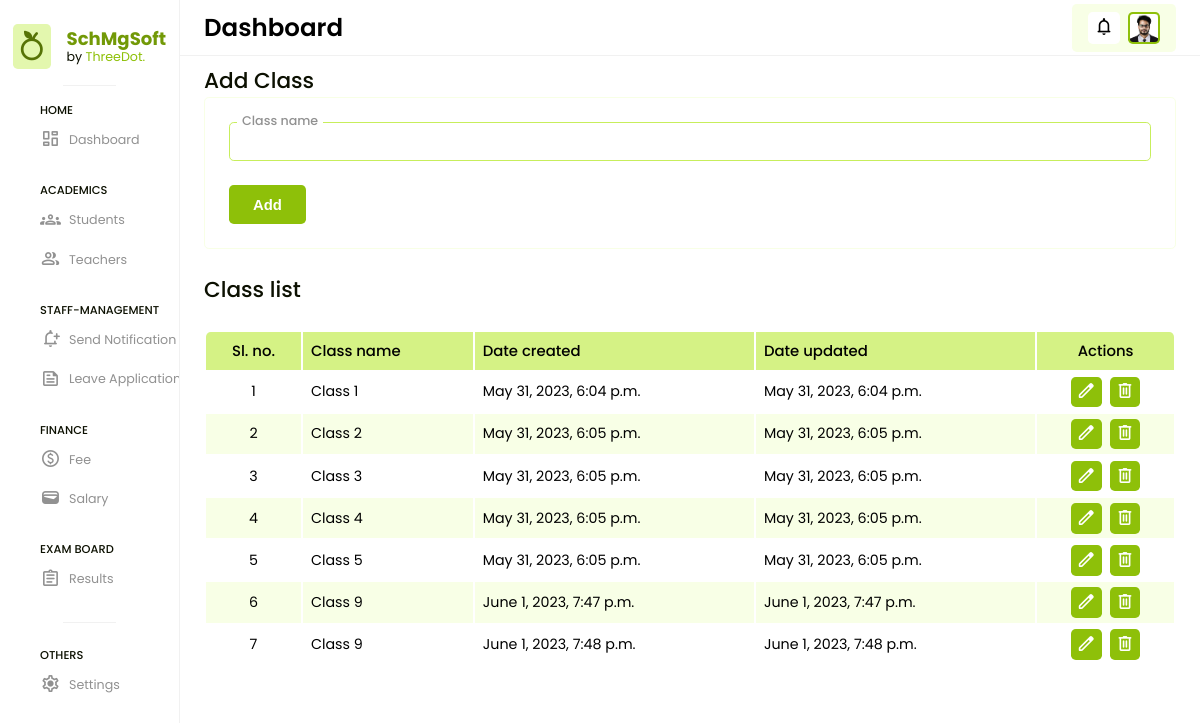
Before: /management/class/add (signed in) with the older database file.
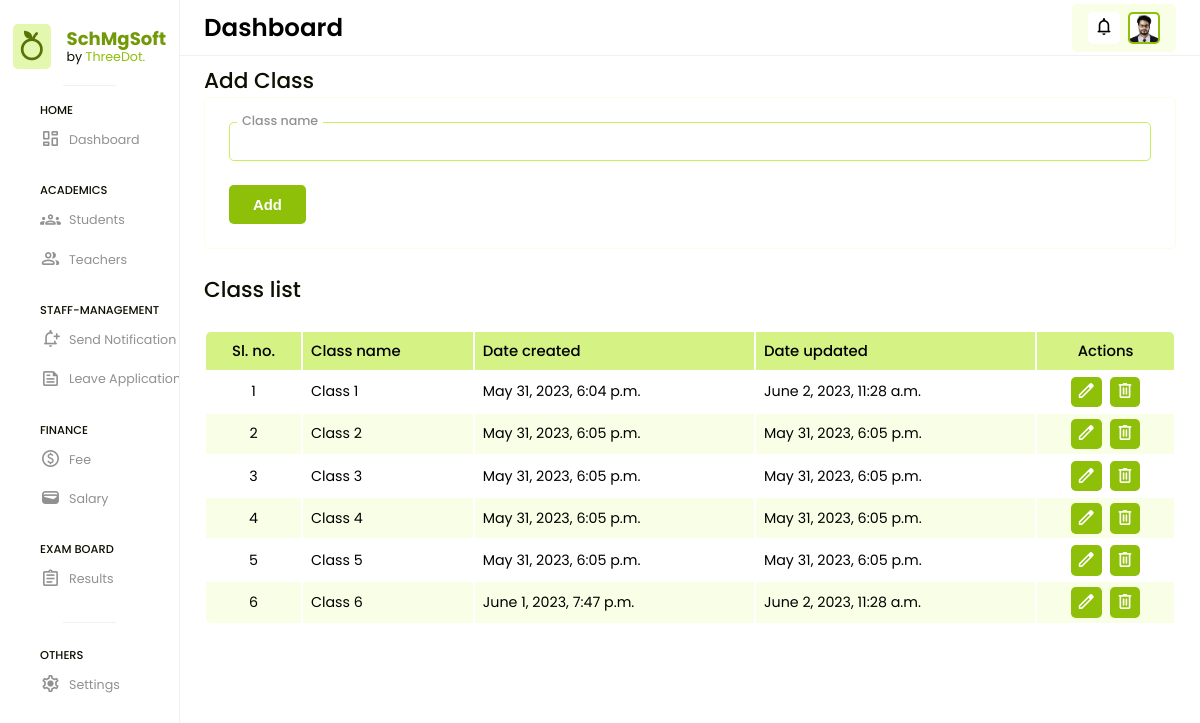
After: the same page with the newer database file.
### app/models.py (models this page shows, shortened)
class Class(models.Model):
    class_name = models.CharField(max_length=100)
    created_at = models.DateTimeField(auto_now_add=True)
    updated_at = models.DateTimeField(auto_now=True)

### SchMgSoft/admin_views.py (the view, shortened to what this page needs)
# urls.py: path('management/class/add', admin_views.ADD_CLASS, name='add_class'),
@login_required(login_url='/')
def ADD_CLASS(request):
    classes = Class.objects.all()
    context = {
        'classes': classes
    }
    return render(request, 'admin/add_class.html', context)

### templates/admin/add_class.html (shortened to what this page needs)
{% extends "base.html" %} {% load static %}
{% block htmlhead %}
<link rel="stylesheet" href="{% static 'css/add_class.css' %}" />
{% endblock htmlhead %} {% block content %}
{% include "header.html" %}
{% include 'messages.html' %}
<div class="add-class">
  <h3>Add Class</h3>
  <form action="{% url 'add_class' %}" method="post">
    <div class="input-group">
      <label for="add_class">Class name</label>
      <input type="text" name="add_class" id="add_class" />
    </div>
    <button type="submit">Add</button>
  </form>
</div>
<div class="class-list">
  <h3>Class list</h3>
  <table>
    <thead>
      <tr>
        <th style="text-align: center">Sl. no.</th>
        <th>Class name</th>
        <th>Date created</th>
        <th>Date updated</th>
        <th style="text-align: center">Actions</th>
      </tr>
    </thead>
    <tbody>
        {% for i in classes %}
      <tr>
        <td style="text-align: center">{{ forloop.counter }}</td>
        <td>{{ i.class_name }}</td>
        <td>{{ i.created_at }}</td>
        <td>{{ i.updated_at }}</td>
        <td
          style="
            display: flex;
            flex-direction: row;
            gap: 0.5rem;
            align-items: center;
            justify-content: center;
          "
        >
          <a href="{% url 'edit_class' i.id %}">
            <span class="material-symbols-rounded"> edit </span>
          </a>
          <a href="{% url 'delete_class' i.id %}">
            <span class="material-symbols-rounded"> delete </span>
          </a>
        </td>
      </tr>
      {% endfor %}
    </tbody>
  </table>
</div>
{% endblock %}

Changed rows visible on the page:
removed Class: class_name "Class 9", created_at "June 1, 2023, 7:48 p.m.", updated_at "June 1, 2023, 7:48 p.m."
changed Class "Class 1": updated_at "May 31, 2023, 6:04 p.m." → "June 2, 2023, 11:28 a.m."
changed Class: class_name "Class 9" → "Class 6"; updated_at "June 1, 2023, 7:47 p.m." → "June 2, 2023, 11:28 a.m."
